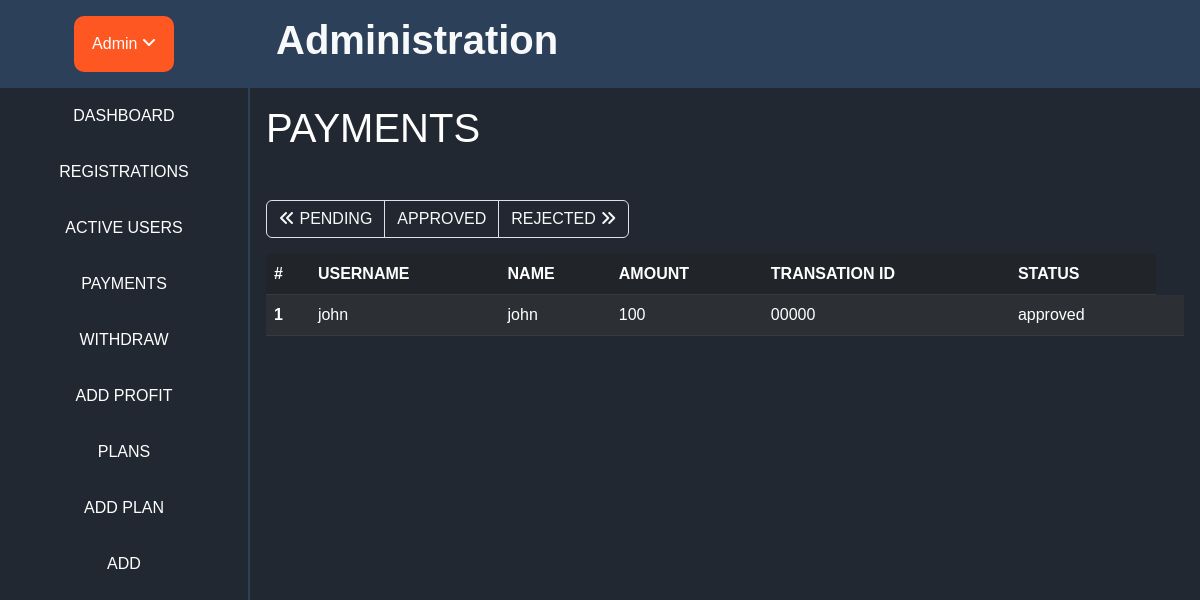
The app's page /moderator/payments/approved (signed in), older data.
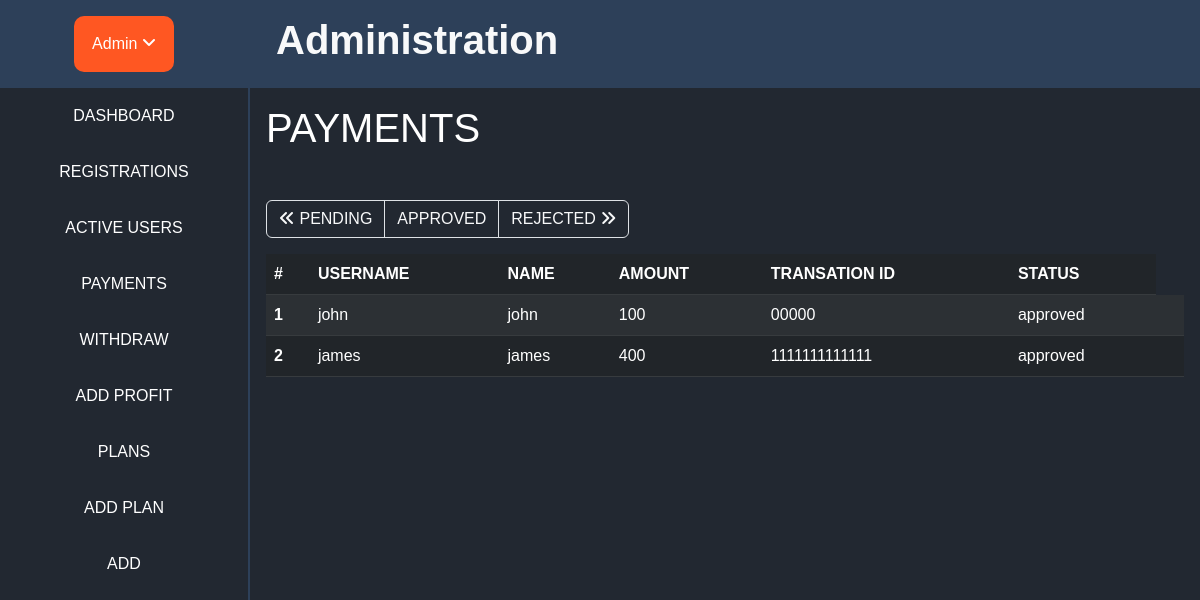
The same page, newer data.
### home/models.py (models this page shows)
class Payment(models.Model):
    user = models.ForeignKey(User, on_delete=models.CASCADE)
    transaction_name = models.CharField(max_length=100)
    transaction_id = models.CharField(max_length=100)
    transaction_amount = models.CharField(max_length=100)
    transaction_status = models.CharField(max_length=100)

### home/views.py (the view, shortened to what this page needs)
# urls.py: path('moderator/payments/<str:action>', login_required(views.ModPayments_view.as_view()), name='mod_payments'),
class ModPayments_view(View):
    def get(self,request, **kwargs):
        action = kwargs["action"]
        context = {
            "payments": models.Payment.objects.filter(transaction_status=action),
            "action": action,
        }
        return render(request, "mod/payments.html", context=context)

### templates/mod/payments.html (shortened to what this page needs)
{% extends 'mod/admbase.html' %}
{% block content%}
<div>
<h1> PAYMENTS </h1>
<br>
<nav>
  <ul class="pagination">
    <li class="page-item"><a class="page-link text-light"  style="background-color: #222831;" href="{% url 'mod_payments' action='pending' %}"><i class="fa-solid fa-angles-left"></i> PENDING</a></li>
    <li class="page-item"><a class="page-link text-light"  style="background-color: #222831;" href="{% url 'mod_payments' action='approved' %}"> APPROVED</a></li>
    <li class="page-item"><a class="page-link text-light"  style="background-color: #222831;" href="{% url 'mod_payments' action='rejected' %}"> REJECTED  <i class="fa-solid fa-angles-right"></i></a></li>
  </ul>
</nav>
<div style="overflow-y: scroll;">
<table class="table table-dark table-striped">
  <thead>
      <tr>
        <th scope="col">#</th>
        <th scope="col">USERNAME</th>
        <th scope="col">NAME</th>
        <th scope="col">AMOUNT</th>
        <th scope="col">TRANSATION ID</th>
        <th scope="col">STATUS</th>
      </tr>
    </thead>
    <tbody>
      {% for payment in payments %}
      <tr>
        <th scope="row">{{ forloop.counter }}</th>
        <td>{{ payment.user.username }}</td>
        <td>{{ payment.transaction_name }}</td>
        <td>{{ payment.transaction_amount }}</td>
        <td>{{ payment.transaction_id }}</td>
        <td>{{ payment.transaction_status }}</td>
        <td>
        </td>
      </tr>
      {% endfor %}
    </tbody>
  </table>
</div>
{% endblock %}

Row changes from the older to the newer data that the page shows:
added Payment: user.username "james", transaction_name "james", transaction_amount "400", transaction_id "1111111111111", transaction_status "approved"
